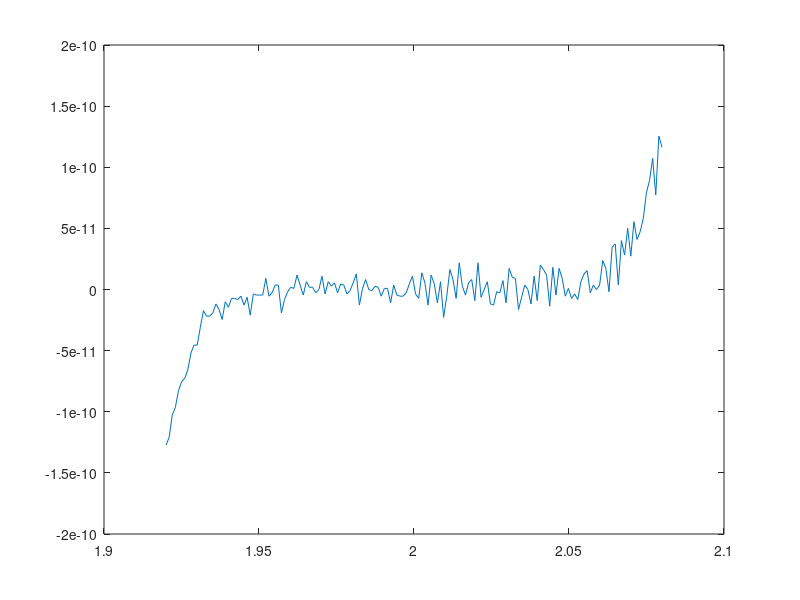
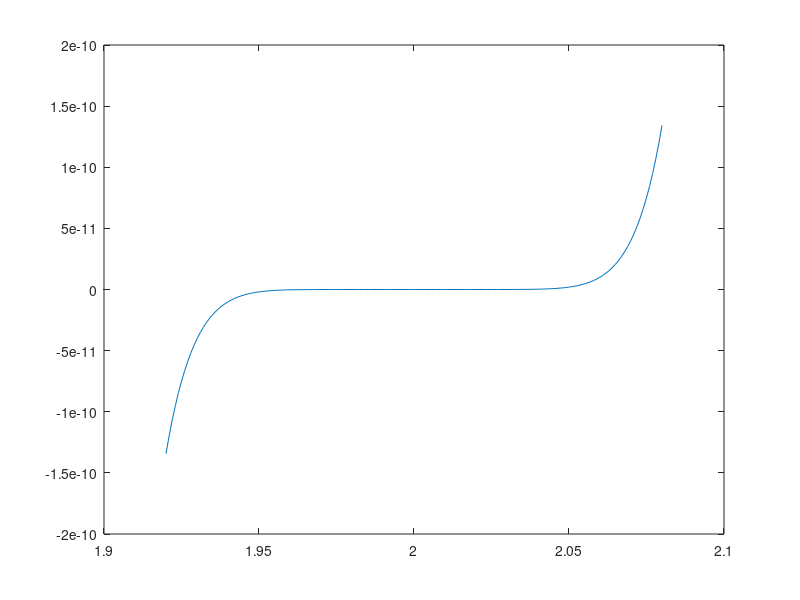

The MATLAB source for these figures, in order:
%% Problem 2
% a)
format long
f = @(x) (x.^9 - 18 * x.^8 + 144 * x.^7 - 672 * x.^6 + 2016 * x.^5 - 4032 * x.^4 + 5376 * x.^3 - 4608 * x.^2 + 2304 * x - 512);
f_exact = @(x) (x-2).^9;

x = linspace(1.920, 2.080, (2.080 - 1.920 )/ (0.001) );
f1 = figure;
plot(x, f(x))
saveas(f1, 'Q2_expansion.eps')
% b)
f2 = figure;
plot(x, f_exact(x))

saveas(f2, 'Q2_exact.eps')
